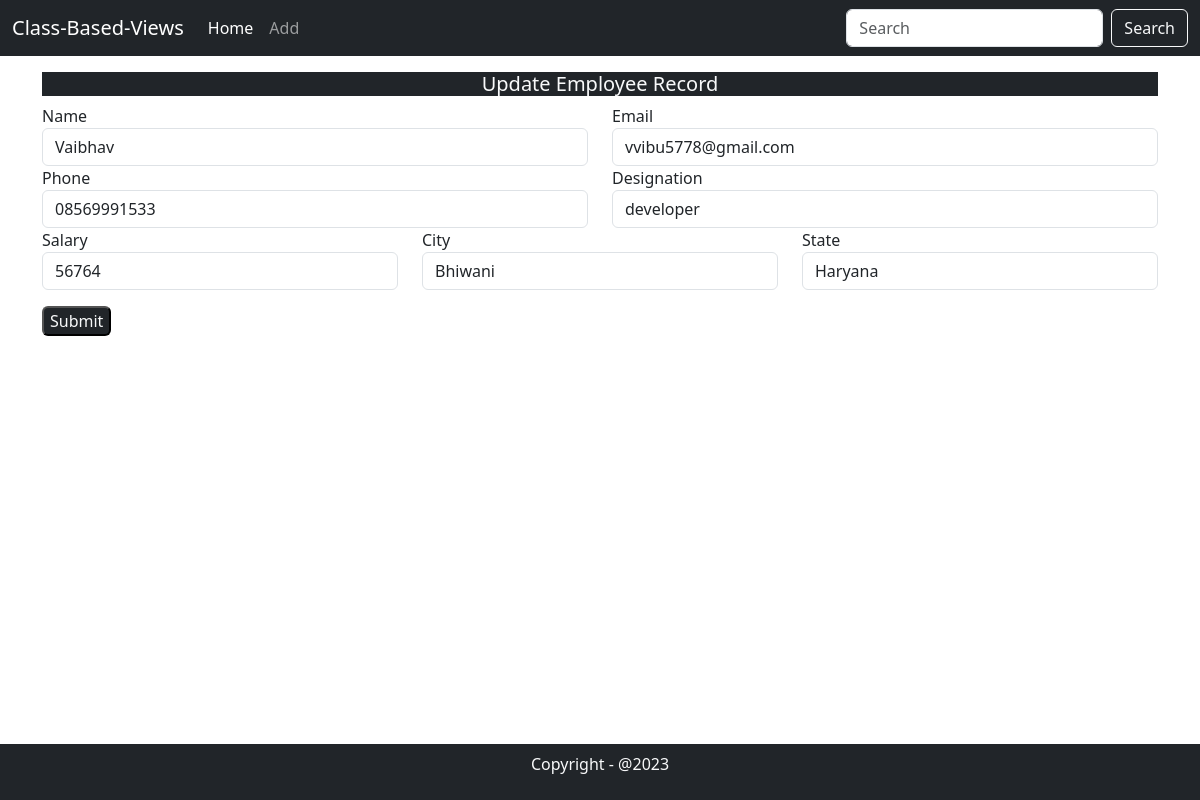
Page /update/7/ on the committed database.
### mainApp/models.py (models this page shows)
class Employee(models.Model):
    id = models.AutoField(primary_key=True)
    name = models.CharField(max_length=30)
    email = models.CharField(max_length=30)
    phone = models.CharField(max_length=11,default="")
    dsg = models.CharField(max_length=20)
    salary = models.CharField(max_length=20)
    city = models.CharField(max_length=20,default="",null=True,blank=True)
    state = models.CharField(max_length=20,default="",null=True,blank=True)

### mainApp/views.py (the view, shortened to what this page needs)
# urls.py: path("update/<int:id>/",views.EmployeeUpdateView.as_view(),name="update"),
class EmployeeUpdateView(View):
    template_name = "update.html"
    def get(self,Request,id):
        data = Employee.objects.get(id=id)
        return render(Request,"update.html",{"data":data})

### mainApp/templates/update.html (shortened to what this page needs)
{% extends 'index.html' %}
{% block body %}
<div class="container my-3">
    <div class="m-auto">
        <h5 class="text-center bg-dark text-light">Update Employee Record</h5>
        <form action="{% url 'update' data.id %}" method="post">
            <div class="row">
                <div class="col-md-6">
                    <label for="name">Name</label>
                    <input class="form-control" type="text" name="name" required value="{{data.name}}">
                </div>
                <div class="col-md-6">
                    <label for="email">Email</label>
                    <input class="form-control" type="email" name="email" value="{{data.email}}">
                </div>
            </div>
            <div class="row">
                <div class="col-md-6">
                    <label for="phone">Phone</label>
                    <input class="form-control" type="text" name="phone" required maxlength="11" value="{{data.phone}}">
                </div>
                <div class="col-md-6">
                    <label for="dsg">Designation</label>
                    <input class="form-control" type="text" name="dsg" value="{{data.dsg}}">
                </div>
            </div>
            <div class="row">
                <div class="col-md-4">
                    <label for="salary">Salary</label>
                    <input class="form-control" type="text" name="salary" required value="{{data.salary}}">
                </div>
                <div class="col-md-4">
                    <label for="city">City</label>
                    <input class="form-control" type="text" name="city" value="{{data.city}}">
                </div>
                <div class="col-md-4">
                    <label for="state">State</label>
                    <input class="form-control" type="text" name="state" value="{{data.state}}">
                </div>
            </div>
            <div class="row my-3">
                <div class="col-md-12">
                    <button class="bg-dark text-light rounded btn-sm">Submit</button>
                </div>
            </div>
        </form>
    </div>
</div>
{% endblock %}

### rows in the picture
Employee: name "Vaibhav", email "vvibu5778@gmail.com", phone "08569991533", dsg "developer", salary "56764", city "Bhiwani", state "Haryana"
